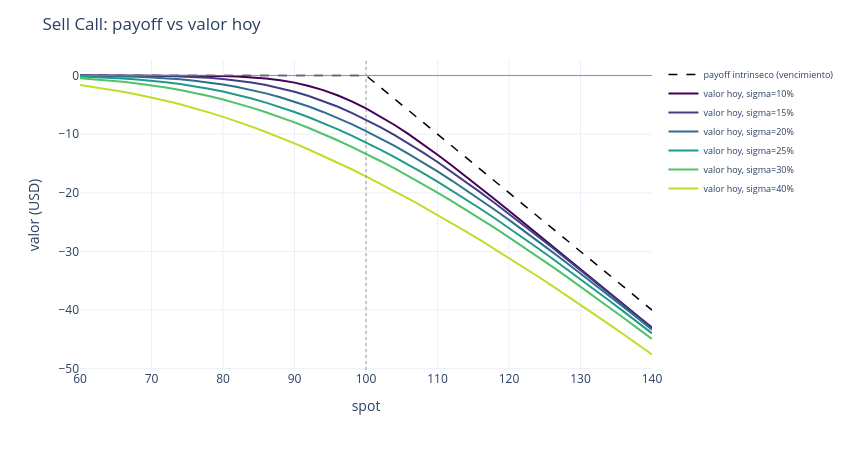
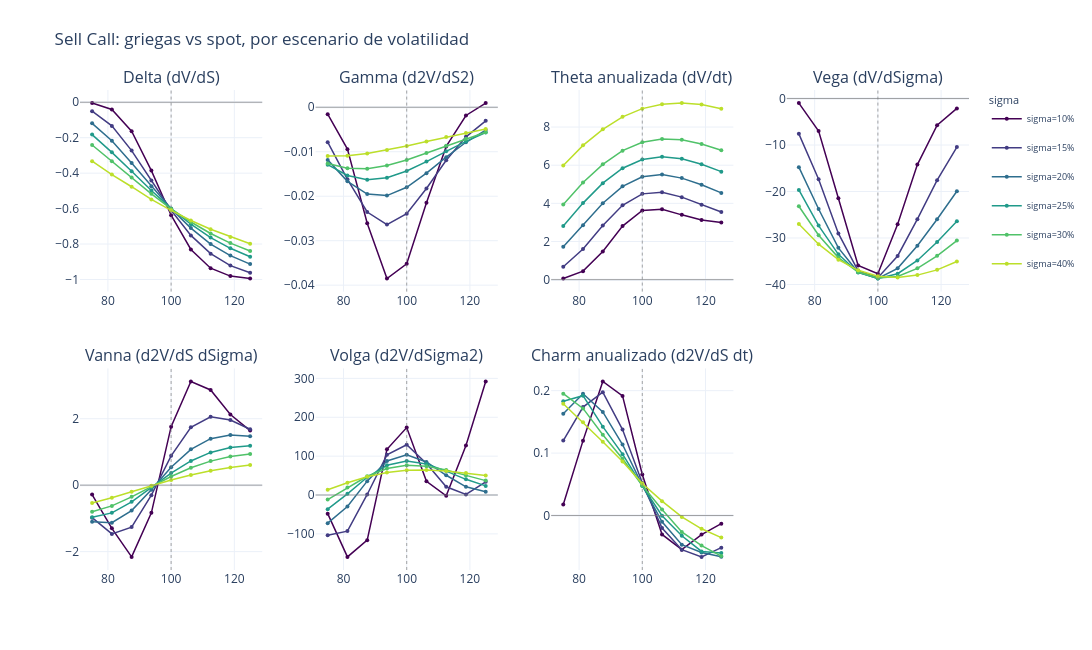

These figures' notebook cell, in order:
### Markdown cell above
### `sell_call` -- call vendida (C100, x-1)

Espejo exacto de `buy_call` con todos los signos invertidos: perdida potencialmente ilimitada,
delta negativa, gamma y vega negativas (el vendedor SUFRE si sube la vol), pero theta POSITIVA
(cobra por el paso del tiempo, la razon clasica de vender opciones "para generar income"). Vanna
y volga tambien con signo opuesto a `buy_call`.

### Code cell
grids_sell_call = analyze_strategy("sell_call", "Sell Call")

### Figure 1 — Plotly figure (JSON) as saved in the notebook; plotly's stock layout.template omitted (floating-point values rounded to 4 significant figures)
{"data": [{"hovertemplate": "spot=%{x:.1f}<br>payoff=%{y:.2f}<extra>vencimiento</extra>", "line": {"color": "black", "dash": "dash", "width": 1.5}, "mode": "lines", "name": "payoff intrinseco (vencimiento)", "type": "scatter", "x": [60.0, 62.0, 64.0, 66.0, 68.0, 70.0, 72.0, 74.0, 76.0, 78.0, 80.0, 82.0, 84.0, 86.0, 88.0, 90.0, 92.0, 94.0, 96.0, 98.0, 100.0, 102.0, 104.0, 106.0, 108.0, 110.0, 112.0, 114.0, 116.0, 118.0, 120.0, 122.0, 124.0, 126.0, 128.0, 130.0, 132.0, 134.0, 136.0, 138.0, 140.0], "y": [0.0, 0.0, 0.0, 0.0, 0.0, 0.0, 0.0, 0.0, 0.0, 0.0, 0.0, 0.0, 0.0, 0.0, 0.0, 0.0, 0.0, 0.0, 0.0, 0.0, 0.0, -2.0, -4.0, -6.0, -8.0, -10.0, -12.0, -14.0, -16.0, -18.0, -20.0, -22.0, -24.0, -26.0, -28.0, -30.0, -32.0, -34.0, -36.0, -38.0, -40.0]}, {"hovertemplate": "spot=%{x:.1f}<br>valor=%{y:.2f}<extra>sigma=10%</extra>", "line": {"color": "rgb(68, 1, 84)", "width": 2}, "mode": "lines", "name": "valor hoy, sigma=10%", "type": "scatter", "x": [60.0, 62.0, 64.0, 66.0, 68.0, 70.0, 72.0, 74.0, 76.0, 78.0, 80.0, 82.0, 84.0, 86.0, 88.0, 90.0, 92.0, 94.0, 96.0, 98.0, 100.0, 102.0, 104.0, 106.0, 108.0, 110.0, 112.0, 114.0, 116.0, 118.0, 120.0, 122.0, 124.0, 126.0, 128.0, 130.0, 132.0, 134.0, 136.0, 138.0, 140.0], "y": [-0.0, -0.0, -0.0, -0.0, -0.0, -0.0002621, -0.00159, -0.00589, -0.01517, -0.03629, -0.07931, -0.157, -0.2902, -0.4951, -0.7932, -1.214, -1.776, -2.492, -3.37, -4.413, -5.612, -6.96, -8.442, -10.04, -11.74, -13.51, -15.34, -17.23, -19.15, -21.09, -23.06, -25.03, -27.02, -29.01, -31.0, -33.0, -34.99, -36.99, -38.99, -40.99, -42.99]}, {"hovertemplate": "spot=%{x:.1f}<br>valor=%{y:.2f}<extra>sigma=15%</extra>", "line": {"color": "rgb(66, 60, 131)", "width": 2}, "mode": "lines", "name": "valor hoy, sigma=15%", "type": "scatter", "x": [60.0, 62.0, 64.0, 66.0, 68.0, 70.0, 72.0, 74.0, 76.0, 78.0, 80.0, 82.0, 84.0, 86.0, 88.0, 90.0, 92.0, 94.0, 96.0, 98.0, 100.0, 102.0, 104.0, 106.0, 108.0, 110.0, 112.0, 114.0, 116.0, 118.0, 120.0, 122.0, 124.0, 126.0, 128.0, 130.0, 132.0, 134.0, 136.0, 138.0, 140.0], "y": [-0.000538, -0.002047, -0.006302, -0.01361, -0.02722, -0.05204, -0.0942, -0.16, -0.2596, -0.4046, -0.6024, -0.8615, -1.195, -1.618, -2.139, -2.765, -3.496, -4.34, -5.294, -6.358, -7.529, -8.797, -10.16, -11.61, -13.15, -14.76, -16.43, -18.15, -19.92, -21.74, -23.58, -25.46, -27.36, -29.29, -31.22, -33.18, -35.14, -37.11, -39.09, -41.07, -43.06]}, {"hovertemplate": "spot=%{x:.1f}<br>valor=%{y:.2f}<extra>sigma=20%</extra>", "line": {"color": "rgb(46, 110, 142)", "width": 2}, "mode": "lines", "name": "valor hoy, sigma=20%", "type": "scatter", "x": [60.0, 62.0, 64.0, 66.0, 68.0, 70.0, 72.0, 74.0, 76.0, 78.0, 80.0, 82.0, 84.0, 86.0, 88.0, 90.0, 92.0, 94.0, 96.0, 98.0, 100.0, 102.0, 104.0, 106.0, 108.0, 110.0, 112.0, 114.0, 116.0, 118.0, 120.0, 122.0, 124.0, 126.0, 128.0, 130.0, 132.0, 134.0, 136.0, 138.0, 140.0], "y": [-0.0301, -0.05276, -0.08863, -0.1429, -0.2193, -0.3261, -0.4717, -0.6602, -0.8976, -1.188, -1.541, -1.966, -2.466, -3.048, -3.713, -4.462, -5.295, -6.215, -7.216, -8.301, -9.466, -10.71, -12.02, -13.4, -14.84, -16.35, -17.91, -19.52, -21.18, -22.89, -24.62, -26.4, -28.2, -30.02, -31.87, -33.75, -35.64, -37.54, -39.47, -41.4, -43.34]}, {"hovertemplate": "spot=%{x:.1f}<br>valor=%{y:.2f}<extra>sigma=25%</extra>", "line": {"color": "rgb(32, 154, 138)", "width": 2}, "mode": "lines", "name": "valor hoy, sigma=25%", "type": "scatter", "x": [60.0, 62.0, 64.0, 66.0, 68.0, 70.0, 72.0, 74.0, 76.0, 78.0, 80.0, 82.0, 84.0, 86.0, 88.0, 90.0, 92.0, 94.0, 96.0, 98.0, 100.0, 102.0, 104.0, 106.0, 108.0, 110.0, 112.0, 114.0, 116.0, 118.0, 120.0, 122.0, 124.0, 126.0, 128.0, 130.0, 132.0, 134.0, 136.0, 138.0, 140.0], "y": [-0.1704, -0.25, -0.3558, -0.4954, -0.6727, -0.8906, -1.154, -1.463, -1.828, -2.253, -2.742, -3.298, -3.923, -4.619, -5.383, -6.216, -7.12, -8.094, -9.133, -10.24, -11.41, -12.64, -13.93, -15.27, -16.66, -18.11, -19.6, -21.14, -22.72, -24.34, -26.0, -27.69, -29.41, -31.16, -32.93, -34.72, -36.54, -38.37, -40.22, -42.09, -43.97]}, {"hovertemplate": "spot=%{x:.1f}<br>valor=%{y:.2f}<extra>sigma=30%</extra>", "line": {"color": "rgb(80, 194, 105)", "width": 2}, "mode": "lines", "name": "valor hoy, sigma=30%", "type": "scatter", "x": [60.0, 62.0, 64.0, 66.0, 68.0, 70.0, 72.0, 74.0, 76.0, 78.0, 80.0, 82.0, 84.0, 86.0, 88.0, 90.0, 92.0, 94.0, 96.0, 98.0, 100.0, 102.0, 104.0, 106.0, 108.0, 110.0, 112.0, 114.0, 116.0, 118.0, 120.0, 122.0, 124.0, 126.0, 128.0, 130.0, 132.0, 134.0, 136.0, 138.0, 140.0], "y": [-0.4811, -0.6441, -0.8438, -1.082, -1.362, -1.685, -2.057, -2.48, -2.962, -3.5, -4.099, -4.758, -5.479, -6.259, -7.098, -7.995, -8.954, -9.971, -11.04, -12.16, -13.34, -14.57, -15.85, -17.18, -18.55, -19.96, -21.41, -22.9, -24.43, -25.99, -27.59, -29.21, -30.87, -32.55, -34.26, -35.99, -37.74, -39.52, -41.31, -43.11, -44.94]}, {"hovertemplate": "spot=%{x:.1f}<br>valor=%{y:.2f}<extra>sigma=40%</extra>", "line": {"color": "rgb(188, 223, 42)", "width": 2}, "mode": "lines", "name": "valor hoy, sigma=40%", "type": "scatter", "x": [60.0, 62.0, 64.0, 66.0, 68.0, 70.0, 72.0, 74.0, 76.0, 78.0, 80.0, 82.0, 84.0, 86.0, 88.0, 90.0, 92.0, 94.0, 96.0, 98.0, 100.0, 102.0, 104.0, 106.0, 108.0, 110.0, 112.0, 114.0, 116.0, 118.0, 120.0, 122.0, 124.0, 126.0, 128.0, 130.0, 132.0, 134.0, 136.0, 138.0, 140.0], "y": [-1.626, -1.964, -2.34, -2.761, -3.227, -3.741, -4.306, -4.918, -5.581, -6.294, -7.056, -7.867, -8.725, -9.63, -10.58, -11.57, -12.62, -13.7, -14.83, -15.99, -17.19, -18.43, -19.72, -21.03, -22.38, -23.76, -25.17, -26.61, -28.08, -29.58, -31.1, -32.65, -34.23, -35.83, -37.45, -39.09, -40.75, -42.43, -44.12, -45.84, -47.57]}], "layout": {"height": 450, "legend": {"font": {"size": 9}}, "margin": {"r": 20, "t": 60}, "shapes": [{"line": {"color": "gray", "width": 0.8}, "type": "line", "x0": 0, "x1": 1, "xref": "x domain", "y0": 0, "y1": 0, "yref": "y"}, {"line": {"color": "gray", "dash": "dot", "width": 0.8}, "type": "line", "x0": 100, "x1": 100, "xref": "x", "y0": 0, "y1": 1, "yref": "y domain"}], "title": {"text": "Sell Call: payoff vs valor hoy"}, "width": 850, "xaxis": {"title": {"text": "spot"}}, "yaxis": {"title": {"text": "valor (USD)"}}}}

### Figure 2 — Plotly figure (JSON) as saved in the notebook; plotly's stock layout.template omitted (floating-point values rounded to 4 significant figures)
{"data": [{"hovertemplate": "spot=%{x:.1f}<br>valor=%{y:.4f}<extra>sigma=10%</extra>", "legendgroup": "vol0", "line": {"color": "rgb(68, 1, 84)", "width": 1.5}, "marker": {"size": 4}, "mode": "lines+markers", "name": "sigma=10%", "showlegend": true, "type": "scatter", "x": [75.0, 81.25, 87.5, 93.75, 100.0, 106.2, 112.5, 118.8, 125.0], "xaxis": "x", "y": [-0.004603, -0.04085, -0.163, -0.3856, -0.6376, -0.8308, -0.9363, -0.981, -0.9947], "yaxis": "y"}, {"hovertemplate": "spot=%{x:.1f}<br>valor=%{y:.4f}<extra>sigma=15%</extra>", "legendgroup": "vol1", "line": {"color": "rgb(66, 60, 131)", "width": 1.5}, "marker": {"size": 4}, "mode": "lines+markers", "name": "sigma=15%", "showlegend": true, "type": "scatter", "x": [75.0, 81.25, 87.5, 93.75, 100.0, 106.2, 112.5, 118.8, 125.0], "xaxis": "x", "y": [-0.05013, -0.1334, -0.2729, -0.441, -0.6095, -0.7515, -0.8543, -0.9217, -0.9624], "yaxis": "y"}, {"hovertemplate": "spot=%{x:.1f}<br>valor=%{y:.4f}<extra>sigma=20%</extra>", "legendgroup": "vol2", "line": {"color": "rgb(46, 110, 142)", "width": 1.5}, "marker": {"size": 4}, "mode": "lines+markers", "name": "sigma=20%", "showlegend": true, "type": "scatter", "x": [75.0, 81.25, 87.5, 93.75, 100.0, 106.2, 112.5, 118.8, 125.0], "xaxis": "x", "y": [-0.1189, -0.2175, -0.3425, -0.4745, -0.6015, -0.7102, -0.8001, -0.8652, -0.9133], "yaxis": "y"}, {"hovertemplate": "spot=%{x:.1f}<br>valor=%{y:.4f}<extra>sigma=25%</extra>", "legendgroup": "vol3", "line": {"color": "rgb(32, 154, 138)", "width": 1.5}, "marker": {"size": 4}, "mode": "lines+markers", "name": "sigma=25%", "showlegend": true, "type": "scatter", "x": [75.0, 81.25, 87.5, 93.75, 100.0, 106.2, 112.5, 118.8, 125.0], "xaxis": "x", "y": [-0.1823, -0.2826, -0.3894, -0.4977, -0.5999, -0.6883, -0.7636, -0.8242, -0.8716], "yaxis": "y"}, {"hovertemplate": "spot=%{x:.1f}<br>valor=%{y:.4f}<extra>sigma=30%</extra>", "legendgroup": "vol4", "line": {"color": "rgb(80, 194, 105)", "width": 1.5}, "marker": {"size": 4}, "mode": "lines+markers", "name": "sigma=30%", "showlegend": true, "type": "scatter", "x": [75.0, 81.25, 87.5, 93.75, 100.0, 106.2, 112.5, 118.8, 125.0], "xaxis": "x", "y": [-0.2411, -0.3334, -0.4248, -0.5168, -0.6021, -0.6756, -0.7405, -0.7949, -0.8397], "yaxis": "y"}, {"hovertemplate": "spot=%{x:.1f}<br>valor=%{y:.4f}<extra>sigma=40%</extra>", "legendgroup": "vol5", "line": {"color": "rgb(188, 223, 42)", "width": 1.5}, "marker": {"size": 4}, "mode": "lines+markers", "name": "sigma=40%", "showlegend": true, "type": "scatter", "x": [75.0, 81.25, 87.5, 93.75, 100.0, 106.2, 112.5, 118.8, 125.0], "xaxis": "x", "y": [-0.3325, -0.4083, -0.4767, -0.5487, -0.6097, -0.6672, -0.7168, -0.7598, -0.7987], "yaxis": "y"}, {"hovertemplate": "spot=%{x:.1f}<br>valor=%{y:.4f}<extra>sigma=10%</extra>", "legendgroup": "vol0", "line": {"color": "rgb(68, 1, 84)", "width": 1.5}, "marker": {"size": 4}, "mode": "lines+markers", "name": "sigma=10%", "showlegend": false, "type": "scatter", "x": [75.0, 81.25, 87.5, 93.75, 100.0, 106.2, 112.5, 118.8, 125.0], "xaxis": "x2", "y": [-0.00156, -0.009418, -0.02606, -0.03851, -0.03519, -0.02147, -0.008796, -0.001846, 0.000941], "yaxis": "y2"}, {"hovertemplate": "spot=%{x:.1f}<br>valor=%{y:.4f}<extra>sigma=15%</extra>", "legendgroup": "vol1", "line": {"color": "rgb(66, 60, 131)", "width": 1.5}, "marker": {"size": 4}, "mode": "lines+markers", "name": "sigma=15%", "showlegend": false, "type": "scatter", "x": [75.0, 81.25, 87.5, 93.75, 100.0, 106.2, 112.5, 118.8, 125.0], "xaxis": "x2", "y": [-0.00785, -0.01619, -0.02355, -0.02638, -0.02394, -0.01825, -0.0119, -0.006643, -0.003048], "yaxis": "y2"}, {"hovertemplate": "spot=%{x:.1f}<br>valor=%{y:.4f}<extra>sigma=20%</extra>", "legendgroup": "vol2", "line": {"color": "rgb(46, 110, 142)", "width": 1.5}, "marker": {"size": 4}, "mode": "lines+markers", "name": "sigma=20%", "showlegend": false, "type": "scatter", "x": [75.0, 81.25, 87.5, 93.75, 100.0, 106.2, 112.5, 118.8, 125.0], "xaxis": "x2", "y": [-0.01183, -0.01666, -0.01952, -0.01986, -0.01799, -0.01481, -0.01122, -0.007871, -0.005116], "yaxis": "y2"}, {"hovertemplate": "spot=%{x:.1f}<br>valor=%{y:.4f}<extra>sigma=25%</extra>", "legendgroup": "vol3", "line": {"color": "rgb(32, 154, 138)", "width": 1.5}, "marker": {"size": 4}, "mode": "lines+markers", "name": "sigma=25%", "showlegend": false, "type": "scatter", "x": [75.0, 81.25, 87.5, 93.75, 100.0, 106.2, 112.5, 118.8, 125.0], "xaxis": "x2", "y": [-0.0129, -0.01533, -0.01627, -0.01583, -0.01433, -0.01222, -0.009903, -0.00767, -0.005693], "yaxis": "y2"}, {"hovertemplate": "spot=%{x:.1f}<br>valor=%{y:.4f}<extra>sigma=30%</extra>", "legendgroup": "vol4", "line": {"color": "rgb(80, 194, 105)", "width": 1.5}, "marker": {"size": 4}, "mode": "lines+markers", "name": "sigma=30%", "showlegend": false, "type": "scatter", "x": [75.0, 81.25, 87.5, 93.75, 100.0, 106.2, 112.5, 118.8, 125.0], "xaxis": "x2", "y": [-0.01264, -0.01371, -0.0138, -0.0131, -0.01186, -0.0103, -0.008657, -0.007064, -0.005611], "yaxis": "y2"}, {"hovertemplate": "spot=%{x:.1f}<br>valor=%{y:.4f}<extra>sigma=40%</extra>", "legendgroup": "vol5", "line": {"color": "rgb(188, 223, 42)", "width": 1.5}, "marker": {"size": 4}, "mode": "lines+markers", "name": "sigma=40%", "showlegend": false, "type": "scatter", "x": [75.0, 81.25, 87.5, 93.75, 100.0, 106.2, 112.5, 118.8, 125.0], "xaxis": "x2", "y": [-0.01099, -0.01088, -0.01039, -0.009628, -0.008704, -0.007708, -0.006712, -0.005762, -0.004884], "yaxis": "y2"}, {"hovertemplate": "spot=%{x:.1f}<br>valor=%{y:.4f}<extra>sigma=10%</extra>", "legendgroup": "vol0", "line": {"color": "rgb(68, 1, 84)", "width": 1.5}, "marker": {"size": 4}, "mode": "lines+markers", "name": "sigma=10%", "showlegend": false, "type": "scatter", "x": [75.0, 81.25, 87.5, 93.75, 100.0, 106.2, 112.5, 118.8, 125.0], "xaxis": "x3", "y": [0.05853, 0.4449, 1.478, 2.809, 3.631, 3.694, 3.397, 3.127, 2.996], "yaxis": "y3"}, {"hovertemplate": "spot=%{x:.1f}<br>valor=%{y:.4f}<extra>sigma=15%</extra>", "legendgroup": "vol1", "line": {"color": "rgb(66, 60, 131)", "width": 1.5}, "marker": {"size": 4}, "mode": "lines+markers", "name": "sigma=15%", "showlegend": false, "type": "scatter", "x": [75.0, 81.25, 87.5, 93.75, 100.0, 106.2, 112.5, 118.8, 125.0], "xaxis": "x3", "y": [0.6741, 1.604, 2.834, 3.895, 4.497, 4.584, 4.326, 3.928, 3.544], "yaxis": "y3"}, {"hovertemplate": "spot=%{x:.1f}<br>valor=%{y:.4f}<extra>sigma=20%</extra>", "legendgroup": "vol2", "line": {"color": "rgb(46, 110, 142)", "width": 1.5}, "marker": {"size": 4}, "mode": "lines+markers", "name": "sigma=20%", "showlegend": false, "type": "scatter", "x": [75.0, 81.25, 87.5, 93.75, 100.0, 106.2, 112.5, 118.8, 125.0], "xaxis": "x3", "y": [1.719, 2.853, 4.005, 4.891, 5.396, 5.513, 5.322, 4.974, 4.547], "yaxis": "y3"}, {"hovertemplate": "spot=%{x:.1f}<br>valor=%{y:.4f}<extra>sigma=25%</extra>", "legendgroup": "vol3", "line": {"color": "rgb(32, 154, 138)", "width": 1.5}, "marker": {"size": 4}, "mode": "lines+markers", "name": "sigma=25%", "showlegend": false, "type": "scatter", "x": [75.0, 81.25, 87.5, 93.75, 100.0, 106.2, 112.5, 118.8, 125.0], "xaxis": "x3", "y": [2.818, 4.013, 5.059, 5.841, 6.3, 6.447, 6.335, 6.049, 5.662], "yaxis": "y3"}, {"hovertemplate": "spot=%{x:.1f}<br>valor=%{y:.4f}<extra>sigma=30%</extra>", "legendgroup": "vol4", "line": {"color": "rgb(80, 194, 105)", "width": 1.5}, "marker": {"size": 4}, "mode": "lines+markers", "name": "sigma=30%", "showlegend": false, "type": "scatter", "x": [75.0, 81.25, 87.5, 93.75, 100.0, 106.2, 112.5, 118.8, 125.0], "xaxis": "x3", "y": [3.936, 5.089, 6.044, 6.763, 7.199, 7.379, 7.331, 7.115, 6.787], "yaxis": "y3"}, {"hovertemplate": "spot=%{x:.1f}<br>valor=%{y:.4f}<extra>sigma=40%</extra>", "legendgroup": "vol5", "line": {"color": "rgb(188, 223, 42)", "width": 1.5}, "marker": {"size": 4}, "mode": "lines+markers", "name": "sigma=40%", "showlegend": false, "type": "scatter", "x": [75.0, 81.25, 87.5, 93.75, 100.0, 106.2, 112.5, 118.8, 125.0], "xaxis": "x3", "y": [5.986, 7.04, 7.879, 8.534, 8.965, 9.196, 9.257, 9.18, 8.962], "yaxis": "y3"}, {"hovertemplate": "spot=%{x:.1f}<br>valor=%{y:.4f}<extra>sigma=10%</extra>", "legendgroup": "vol0", "line": {"color": "rgb(68, 1, 84)", "width": 1.5}, "marker": {"size": 4}, "mode": "lines+markers", "name": "sigma=10%", "showlegend": false, "type": "scatter", "x": [75.0, 81.25, 87.5, 93.75, 100.0, 106.2, 112.5, 118.8, 125.0], "xaxis": "x4", "y": [-0.9787, -6.987, -21.44, -35.93, -37.7, -27.04, -14.21, -5.724, -2.129], "yaxis": "y4"}, {"hovertemplate": "spot=%{x:.1f}<br>valor=%{y:.4f}<extra>sigma=15%</extra>", "legendgroup": "vol1", "line": {"color": "rgb(66, 60, 131)", "width": 1.5}, "marker": {"size": 4}, "mode": "lines+markers", "name": "sigma=15%", "showlegend": false, "type": "scatter", "x": [75.0, 81.25, 87.5, 93.75, 100.0, 106.2, 112.5, 118.8, 125.0], "xaxis": "x4", "y": [-7.603, -17.37, -29.03, -37.06, -38.55, -33.87, -25.94, -17.56, -10.45], "yaxis": "y4"}, {"hovertemplate": "spot=%{x:.1f}<br>valor=%{y:.4f}<extra>sigma=20%</extra>", "legendgroup": "vol2", "line": {"color": "rgb(46, 110, 142)", "width": 1.5}, "marker": {"size": 4}, "mode": "lines+markers", "name": "sigma=20%", "showlegend": false, "type": "scatter", "x": [75.0, 81.25, 87.5, 93.75, 100.0, 106.2, 112.5, 118.8, 125.0], "xaxis": "x4", "y": [-14.76, -23.76, -32.12, -37.37, -38.72, -36.53, -31.68, -25.96, -19.94], "yaxis": "y4"}, {"hovertemplate": "spot=%{x:.1f}<br>valor=%{y:.4f}<extra>sigma=25%</extra>", "legendgroup": "vol3", "line": {"color": "rgb(32, 154, 138)", "width": 1.5}, "marker": {"size": 4}, "mode": "lines+markers", "name": "sigma=25%", "showlegend": false, "type": "scatter", "x": [75.0, 81.25, 87.5, 93.75, 100.0, 106.2, 112.5, 118.8, 125.0], "xaxis": "x4", "y": [-19.66, -27.33, -33.52, -37.41, -38.71, -37.69, -34.83, -30.86, -26.4], "yaxis": "y4"}, {"hovertemplate": "spot=%{x:.1f}<br>valor=%{y:.4f}<extra>sigma=30%</extra>", "legendgroup": "vol4", "line": {"color": "rgb(80, 194, 105)", "width": 1.5}, "marker": {"size": 4}, "mode": "lines+markers", "name": "sigma=30%", "showlegend": false, "type": "scatter", "x": [75.0, 81.25, 87.5, 93.75, 100.0, 106.2, 112.5, 118.8, 125.0], "xaxis": "x4", "y": [-23.17, -29.4, -34.22, -37.33, -38.58, -38.27, -36.53, -33.85, -30.57], "yaxis": "y4"}, {"hovertemplate": "spot=%{x:.1f}<br>valor=%{y:.4f}<extra>sigma=40%</extra>", "legendgroup": "vol5", "line": {"color": "rgb(188, 223, 42)", "width": 1.5}, "marker": {"size": 4}, "mode": "lines+markers", "name": "sigma=40%", "showlegend": false, "type": "scatter", "x": [75.0, 81.25, 87.5, 93.75, 100.0, 106.2, 112.5, 118.8, 125.0], "xaxis": "x4", "y": [-26.98, -31.34, -34.67, -36.96, -38.23, -38.49, -37.98, -36.85, -35.06], "yaxis": "y4"}, {"hovertemplate": "spot=%{x:.1f}<br>valor=%{y:.4f}<extra>sigma=10%</extra>", "legendgroup": "vol0", "line": {"color": "rgb(68, 1, 84)", "width": 1.5}, "marker": {"size": 4}, "mode": "lines+markers", "name": "sigma=10%", "showlegend": false, "type": "scatter", "x": [75.0, 81.25, 87.5, 93.75, 100.0, 106.2, 112.5, 118.8, 125.0], "xaxis": "x5", "y": [-0.2843, -1.299, -2.159, -0.8326, 1.761, 3.12, 2.865, 2.125, 1.643], "yaxis": "y5"}, {"hovertemplate": "spot=%{x:.1f}<br>valor=%{y:.4f}<extra>sigma=15%</extra>", "legendgroup": "vol1", "line": {"color": "rgb(66, 60, 131)", "width": 1.5}, "marker": {"size": 4}, "mode": "lines+markers", "name": "sigma=15%", "showlegend": false, "type": "scatter", "x": [75.0, 81.25, 87.5, 93.75, 100.0, 106.2, 112.5, 118.8, 125.0], "xaxis": "x5", "y": [-0.977, -1.466, -1.262, -0.3023, 0.8834, 1.74, 2.057, 1.962, 1.683], "yaxis": "y5"}, {"hovertemplate": "spot=%{x:.1f}<br>valor=%{y:.4f}<extra>sigma=20%</extra>", "legendgroup": "vol2", "line": {"color": "rgb(46, 110, 142)", "width": 1.5}, "marker": {"size": 4}, "mode": "lines+markers", "name": "sigma=20%", "showlegend": false, "type": "scatter", "x": [75.0, 81.25, 87.5, 93.75, 100.0, 106.2, 112.5, 118.8, 125.0], "xaxis": "x5", "y": [-1.099, -1.131, -0.7645, -0.1365, 0.5379, 1.078, 1.4, 1.511, 1.473], "yaxis": "y5"}, {"hovertemplate": "spot=%{x:.1f}<br>valor=%{y:.4f}<extra>sigma=25%</extra>", "legendgroup": "vol3", "line": {"color": "rgb(32, 154, 138)", "width": 1.5}, "marker": {"size": 4}, "mode": "lines+markers", "name": "sigma=25%", "showlegend": false, "type": "scatter", "x": [75.0, 81.25, 87.5, 93.75, 100.0, 106.2, 112.5, 118.8, 125.0], "xaxis": "x5", "y": [-0.9662, -0.8336, -0.5017, -0.07096, 0.3635, 0.728, 0.9858, 1.132, 1.185], "yaxis": "y5"}, {"hovertemplate": "spot=%{x:.1f}<br>valor=%{y:.4f}<extra>sigma=30%</extra>", "legendgroup": "vol4", "line": {"color": "rgb(80, 194, 105)", "width": 1.5}, "marker": {"size": 4}, "mode": "lines+markers", "name": "sigma=30%", "showlegend": false, "type": "scatter", "x": [75.0, 81.25, 87.5, 93.75, 100.0, 106.2, 112.5, 118.8, 125.0], "xaxis": "x5", "y": [-0.7976, -0.6241, -0.3523, -0.0412, 0.2621, 0.5229, 0.7237, 0.8604, 0.9386], "yaxis": "y5"}, {"hovertemplate": "spot=%{x:.1f}<br>valor=%{y:.4f}<extra>sigma=40%</extra>", "legendgroup": "vol5", "line": {"color": "rgb(188, 223, 42)", "width": 1.5}, "marker": {"size": 4}, "mode": "lines+markers", "name": "sigma=40%", "showlegend": false, "type": "scatter", "x": [75.0, 81.25, 87.5, 93.75, 100.0, 106.2, 112.5, 118.8, 125.0], "xaxis": "x5", "y": [-0.5337, -0.3795, -0.2006, -0.01793, 0.1544, 0.3061, 0.4324, 0.5321, 0.6061], "yaxis": "y5"}, {"hovertemplate": "spot=%{x:.1f}<br>valor=%{y:.4f}<extra>sigma=10%</extra>", "legendgroup": "vol0", "line": {"color": "rgb(68, 1, 84)", "width": 1.5}, "marker": {"size": 4}, "mode": "lines+markers", "name": "sigma=10%", "showlegend": false, "type": "scatter", "x": [75.0, 81.25, 87.5, 93.75, 100.0, 106.2, 112.5, 118.8, 125.0], "xaxis": "x6", "y": [-47.94, -159.2, -116.0, 117.6, 173.5, 35.27, -1.898, 127.6, 292.0], "yaxis": "y6"}, {"hovertemplate": "spot=%{x:.1f}<br>valor=%{y:.4f}<extra>sigma=15%</extra>", "legendgroup": "vol1", "line": {"color": "rgb(66, 60, 131)", "width": 1.5}, "marker": {"size": 4}, "mode": "lines+markers", "name": "sigma=15%", "showlegend": false, "type": "scatter", "x": [75.0, 81.25, 87.5, 93.75, 100.0, 106.2, 112.5, 118.8, 125.0], "xaxis": "x6", "y": [-103.6, -92.87, 1.409, 103.4, 129.3, 81.31, 21.22, 1.429, 33.85], "yaxis": "y6"}, {"hovertemplate": "spot=%{x:.1f}<br>valor=%{y:.4f}<extra>sigma=20%</extra>", "legendgroup": "vol2", "line": {"color": "rgb(46, 110, 142)", "width": 1.5}, "marker": {"size": 4}, "mode": "lines+markers", "name": "sigma=20%", "showlegend": false, "type": "scatter", "x": [75.0, 81.25, 87.5, 93.75, 100.0, 106.2, 112.5, 118.8, 125.0], "xaxis": "x6", "y": [-72.42, -29.6, 35.7, 87.7, 103.4, 85.02, 50.81, 21.09, 8.624], "yaxis": "y6"}, {"hovertemplate": "spot=%{x:.1f}<br>valor=%{y:.4f}<extra>sigma=25%</extra>", "legendgroup": "vol3", "line": {"color": "rgb(32, 154, 138)", "width": 1.5}, "marker": {"size": 4}, "mode": "lines+markers", "name": "sigma=25%", "showlegend": false, "type": "scatter", "x": [75.0, 81.25, 87.5, 93.75, 100.0, 106.2, 112.5, 118.8, 125.0], "xaxis": "x6", "y": [-36.39, 3.106, 45.68, 76.33, 87.32, 80.0, 61.55, 40.37, 23.46], "yaxis": "y6"}, {"hovertemplate": "spot=%{x:.1f}<br>valor=%{y:.4f}<extra>sigma=30%</extra>", "legendgroup": "vol4", "line": {"color": "rgb(80, 194, 105)", "width": 1.5}, "marker": {"size": 4}, "mode": "lines+markers", "name": "sigma=30%", "showlegend": false, "type": "scatter", "x": [75.0, 81.25, 87.5, 93.75, 100.0, 106.2, 112.5, 118.8, 125.0], "xaxis": "x6", "y": [-11.74, 19.26, 48.11, 68.21, 76.61, 74.07, 64.07, 50.48, 37.0], "yaxis": "y6"}, {"hovertemplate": "spot=%{x:.1f}<br>valor=%{y:.4f}<extra>sigma=40%</extra>", "legendgroup": "vol5", "line": {"color": "rgb(188, 223, 42)", "width": 1.5}, "marker": {"size": 4}, "mode": "lines+markers", "name": "sigma=40%", "showlegend": false, "type": "scatter", "x": [75.0, 81.25, 87.5, 93.75, 100.0, 106.2, 112.5, 118.8, 125.0], "xaxis": "x6", "y": [13.41, 31.73, 47.11, 57.92, 63.65, 64.63, 61.94, 56.79, 50.35], "yaxis": "y6"}, {"hovertemplate": "spot=%{x:.1f}<br>valor=%{y:.4f}<extra>sigma=10%</extra>", "legendgroup": "vol0", "line": {"color": "rgb(68, 1, 84)", "width": 1.5}, "marker": {"size": 4}, "mode": "lines+markers", "name": "sigma=10%", "showlegend": false, "type": "scatter", "x": [75.0, 81.25, 87.5, 93.75, 100.0, 106.2, 112.5, 118.8, 125.0], "xaxis": "x7", "y": [0.01751, 0.1199, 0.2147, 0.1916, 0.06577, -0.03034, -0.05469, -0.0305, -0.01305], "yaxis": "y7"}, {"hovertemplate": "spot=%{x:.1f}<br>valor=%{y:.4f}<extra>sigma=15%</extra>", "legendgroup": "vol1", "line": {"color": "rgb(66, 60, 131)", "width": 1.5}, "marker": {"size": 4}, "mode": "lines+markers", "name": "sigma=15%", "showlegend": false, "type": "scatter", "x": [75.0, 81.25, 87.5, 93.75, 100.0, 106.2, 112.5, 118.8, 125.0], "xaxis": "x7", "y": [0.12, 0.1737, 0.1975, 0.1377, 0.05194, -0.02009, -0.05477, -0.06636, -0.05155], "yaxis": "y7"}, {"hovertemplate": "spot=%{x:.1f}<br>valor=%{y:.4f}<extra>sigma=20%</extra>", "legendgroup": "vol2", "line": {"color": "rgb(46, 110, 142)", "width": 1.5}, "marker": {"size": 4}, "mode": "lines+markers", "name": "sigma=20%", "showlegend": false, "type": "scatter", "x": [75.0, 81.25, 87.5, 93.75, 100.0, 106.2, 112.5, 118.8, 125.0], "xaxis": "x7", "y": [0.1632, 0.195, 0.1658, 0.1137, 0.04823, -0.01006, -0.0467, -0.05936, -0.06613], "yaxis": "y7"}, {"hovertemplate": "spot=%{x:.1f}<br>valor=%{y:.4f}<extra>sigma=25%</extra>", "legendgroup": "vol3", "line": {"color": "rgb(32, 154, 138)", "width": 1.5}, "marker": {"size": 4}, "mode": "lines+markers", "name": "sigma=25%", "showlegend": false, "type": "scatter", "x": [75.0, 81.25, 87.5, 93.75, 100.0, 106.2, 112.5, 118.8, 125.0], "xaxis": "x7", "y": [0.1832, 0.192, 0.1423, 0.09823, 0.04743, -0.0002846, -0.03243, -0.05757, -0.06013], "yaxis": "y7"}, {"hovertemplate": "spot=%{x:.1f}<br>valor=%{y:.4f}<extra>sigma=30%</extra>", "legendgroup": "vol4", "line": {"color": "rgb(80, 194, 105)", "width": 1.5}, "marker": {"size": 4}, "mode": "lines+markers", "name": "sigma=30%", "showlegend": false, "type": "scatter", "x": [75.0, 81.25, 87.5, 93.75, 100.0, 106.2, 112.5, 118.8, 125.0], "xaxis": "x7", "y": [0.1952, 0.1715, 0.1294, 0.09102, 0.04812, 0.009442, -0.02636, -0.04826, -0.065], "yaxis": "y7"}, {"hovertemplate": "spot=%{x:.1f}<br>valor=%{y:.4f}<extra>sigma=40%</extra>", "legendgroup": "vol5", "line": {"color": "rgb(188, 223, 42)", "width": 1.5}, "marker": {"size": 4}, "mode": "lines+markers", "name": "sigma=40%", "showlegend": false, "type": "scatter", "x": [75.0, 81.25, 87.5, 93.75, 100.0, 106.2, 112.5, 118.8, 125.0], "xaxis": "x7", "y": [0.1791, 0.1493, 0.1181, 0.08646, 0.0513, 0.02296, -0.002217, -0.02133, -0.03538], "yaxis": "y7"}], "layout": {"annotations": [{"font": {"size": 16}, "showarrow": false, "text": "Delta (dV/dS)", "x": 0.1025, "xanchor": "center", "xref": "paper", "y": 1, "yanchor": "bottom", "yref": "paper"}, {"font": {"size": 16}, "showarrow": false, "text": "Gamma (d2V/dS2)", "x": 0.3675, "xanchor": "center", "xref": "paper", "y": 1, "yanchor": "bottom", "yref": "paper"}, {"font": {"size": 16}, "showarrow": false, "text": "Theta anualizada (dV/dt)", "x": 0.6325, "xanchor": "center", "xref": "paper", "y": 1, "yanchor": "bottom", "yref": "paper"}, {"font": {"size": 16}, "showarrow": false, "text": "Vega (dV/dSigma)", "x": 0.8975, "xanchor": "center", "xref": "paper", "y": 1, "yanchor": "bottom", "yref": "paper"}, {"font": {"size": 16}, "showarrow": false, "text": "Vanna (d2V/dS dSigma)", "x": 0.1025, "xanchor": "center", "xref": "paper", "y": 0.42, "yanchor": "bottom", "yref": "paper"}, {"font": {"size": 16}, "showarrow": false, "text": "Volga (d2V/dSigma2)", "x": 0.3675, "xanchor": "center", "xref": "paper", "y": 0.42, "yanchor": "bottom", "yref": "paper"}, {"font": {"size": 16}, "showarrow": false, "text": "Charm anualizado (d2V/dS dt)", "x": 0.6325, "xanchor": "center", "xref": "paper", "y": 0.42, "yanchor": "bottom", "yref": "paper"}], "height": 650, "legend": {"font": {"size": 9}, "title": {"text": "sigma"}}, "margin": {"r": 20, "t": 90}, "shapes": [{"line": {"color": "gray", "width": 0.7}, "type": "line", "x0": 0, "x1": 1, "xref": "x domain", "y0": 0, "y1": 0, "yref": "y"}, {"line": {"color": "gray", "dash": "dot", "width": 0.7}, "type": "line", "x0": 100, "x1": 100, "xref": "x", "y0": 0, "y1": 1, "yref": "y domain"}, {"line": {"color": "gray", "width": 0.7}, "type": "line", "x0": 0, "x1": 1, "xref": "x2 domain", "y0": 0, "y1": 0, "yref": "y2"}, {"line": {"color": "gray", "dash": "dot", "width": 0.7}, "type": "line", "x0": 100, "x1": 100, "xref": "x2", "y0": 0, "y1": 1, "yref": "y2 domain"}, {"line": {"color": "gray", "width": 0.7}, "type": "line", "x0": 0, "x1": 1, "xref": "x3 domain", "y0": 0, "y1": 0, "yref": "y3"}, {"line": {"color": "gray", "dash": "dot", "width": 0.7}, "type": "line", "x0": 100, "x1": 100, "xref": "x3", "y0": 0, "y1": 1, "yref": "y3 domain"}, {"line": {"color": "gray", "width": 0.7}, "type": "line", "x0": 0, "x1": 1, "xref": "x4 domain", "y0": 0, "y1": 0, "yref": "y4"}, {"line": {"color": "gray", "dash": "dot", "width": 0.7}, "type": "line", "x0": 100, "x1": 100, "xref": "x4", "y0": 0, "y1": 1, "yref": "y4 domain"}, {"line": {"color": "gray", "width": 0.7}, "type": "line", "x0": 0, "x1": 1, "xref": "x5 domain", "y0": 0, "y1": 0, "yref": "y5"}, {"line": {"color": "gray", "dash": "dot", "width": 0.7}, "type": "line", "x0": 100, "x1": 100, "xref": "x5", "y0": 0, "y1": 1, "yref": "y5 domain"}, {"line": {"color": "gray", "width": 0.7}, "type": "line", "x0": 0, "x1": 1, "xref": "x6 domain", "y0": 0, "y1": 0, "yref": "y6"}, {"line": {"color": "gray", "dash": "dot", "width": 0.7}, "type": "line", "x0": 100, "x1": 100, "xref": "x6", "y0": 0, "y1": 1, "yref": "y6 domain"}, {"line": {"color": "gray", "width": 0.7}, "type": "line", "x0": 0, "x1": 1, "xref": "x7 domain", "y0": 0, "y1": 0, "yref": "y7"}, {"line": {"color": "gray", "dash": "dot", "width": 0.7}, "type": "line", "x0": 100, "x1": 100, "xref": "x7", "y0": 0, "y1": 1, "yref": "y7 domain"}], "title": {"text": "Sell Call: griegas vs spot, por escenario de volatilidad"}, "width": 1450, "xaxis": {"anchor": "y", "domain": [0, 0.205]}, "xaxis2": {"anchor": "y2", "domain": [0.265, 0.47]}, "xaxis3": {"anchor": "y3", "domain": [0.53, 0.735]}, "xaxis4": {"anchor": "y4", "domain": [0.795, 1]}, "xaxis5": {"anchor": "y5", "domain": [0, 0.205]}, "xaxis6": {"anchor": "y6", "domain": [0.265, 0.47]}, "xaxis7": {"anchor": "y7", "domain": [0.53, 0.735]}, "xaxis8": {"anchor": "y8", "domain": [0.795, 1]}, "yaxis": {"anchor": "x", "domain": [0.58, 1]}, "yaxis2": {"anchor": "x2", "domain": [0.58, 1]}, "yaxis3": {"anchor": "x3", "domain": [0.58, 1]}, "yaxis4": {"anchor": "x4", "domain": [0.58, 1]}, "yaxis5": {"anchor": "x5", "domain": [0, 0.42]}, "yaxis6": {"anchor": "x6", "domain": [0, 0.42]}, "yaxis7": {"anchor": "x7", "domain": [0, 0.42]}, "yaxis8": {"anchor": "x8", "domain": [0, 0.42]}}}
